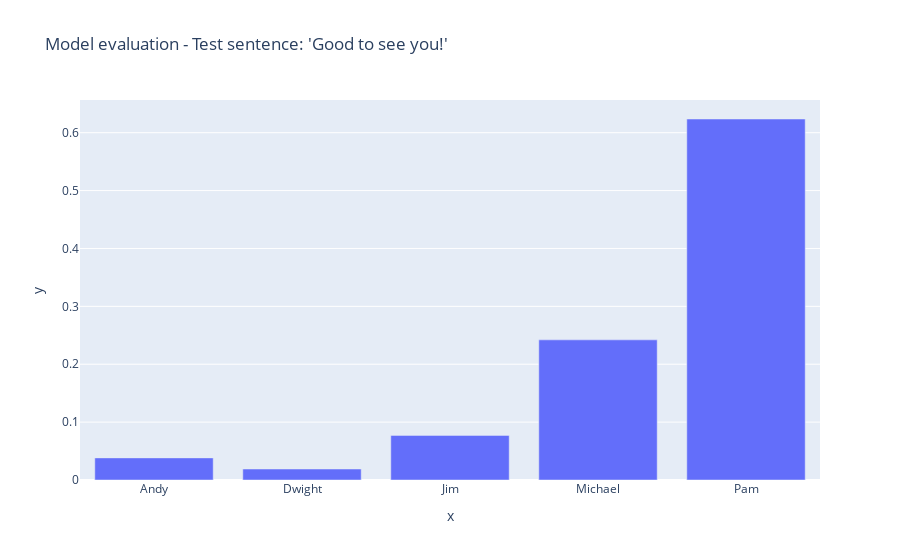

Notebook source saved alongside this figure:
### Code cell
test_sample_str = "Good to see you!"
test_sample = tokenizer.encode(test_sample_str, truncation=True, padding=True, return_tensors='pt')
test_sample = test_sample.to(device)
output = model(test_sample)
# visualize
import plotly.express as px
output = torch.softmax(output.logits, dim=1)
output = output.detach().cpu().numpy()
px.bar(x=sorted_speakers, y=output[0], title=f"Model evaluation - Test sentence: '{test_sample_str}'")

### Figure 1 — Plotly figure (JSON) as saved in the notebook; plotly's stock layout.template omitted (floating-point values rounded to 4 significant figures)
{"data": [{"alignmentgroup": "True", "hovertemplate": "x=%{x}<br>y=%{y}<extra></extra>", "legendgroup": "", "marker": {"color": "#636efa", "pattern": {"shape": ""}}, "name": "", "offsetgroup": "", "orientation": "v", "showlegend": false, "textposition": "auto", "type": "bar", "x": ["Andy", "Dwight", "Jim", "Michael", "Pam"], "xaxis": "x", "y": [0.03821, 0.01899, 0.07706, 0.2421, 0.6237], "yaxis": "y"}], "layout": {"barmode": "relative", "legend": {"tracegroupgap": 0}, "title": {"text": "Model evaluation - Test sentence: 'Good to see you!'"}, "xaxis": {"anchor": "y", "domain": [0, 1], "title": {"text": "x"}}, "yaxis": {"anchor": "x", "domain": [0, 1], "title": {"text": "y"}}}}
